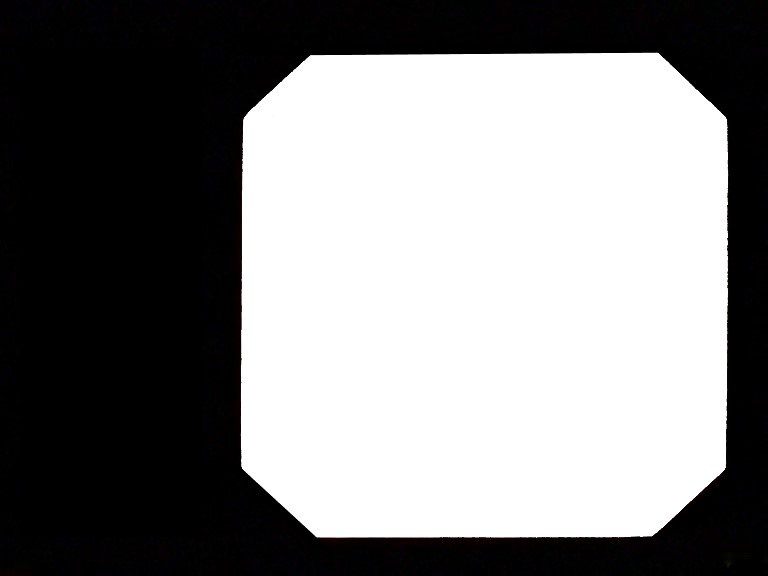
#> input picture Imagenes doc/MANUAL.jpg, 768 x 576 px, given in place of 00000.jpg, which was not available
$ python RE.py   (older library calls are emulated)
#> lines starting #> are read from the running program, lines starting #| are printed output that depends on the picture; after the words box and inside, x2 and y2 are one past the last pixel; in counts of white or black regions, pixels touching at a corner belong together; pictures that were not available may be replaced by others from this repository, and a replacement may not be noted
# -*- coding: utf-8 -*-
"""
Created on Wed Aug  7 21:59:15 2019

@author: Nataly
"""

from matplotlib import pyplot as plt
import cv2
import numpy as np
i=0
file='00000.jpg'
seg='00000_seg.jpg'
img = cv2.imread(file)
#> img is the input picture: shape (576, 768, 3); mean B, G, R 130.1, 129.9, 130.1
def tloga(img):
    img = (np.log(img+1)/(np.log(1+np.max(img))))*255
#> img: shape (576, 768, 3) float16; 49.13% of the values are NaN or infinite; the others: min 0, max 254.9, mean 24.05
    img = np.array(img,dtype=np.uint8)
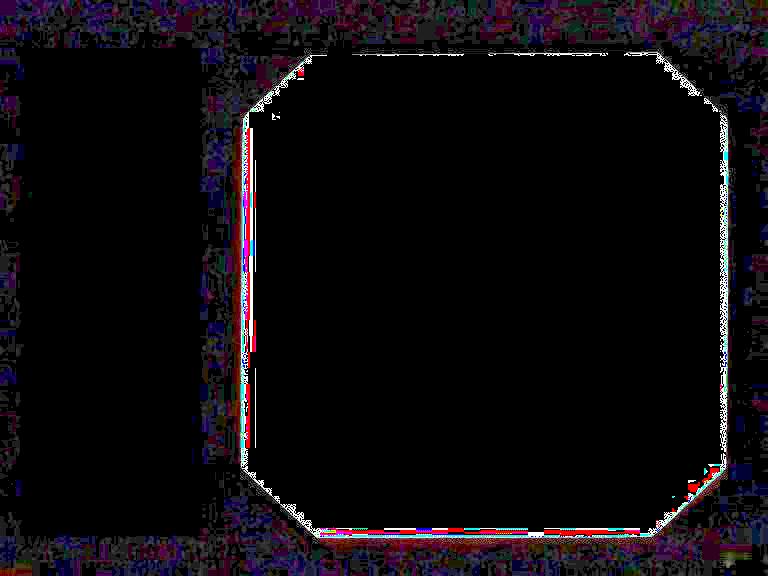
#> img: shape (576, 768, 3); mean of channels 0, 1, 2 13.3, 9.6, 13.4; drawn as B, G, R
    return img
img=tloga(img)
img=cv2.cvtColor(img, cv2.COLOR_RGB2BGR)
segima=img.copy()
imaROI=cv2.imread(seg,0)
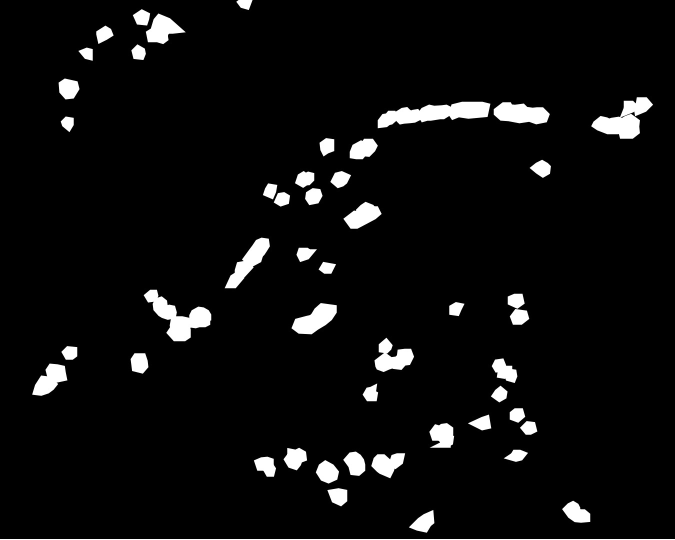
#> input picture CutRE/caracForma/00000_seg.jpg, 1349 x 1079 px, found by its file name (shown at 1/2 size)
#> imaROI is the input picture: shape (1079, 1349); min 0, max 255, mean 13.3
imaROI1=imaROI.copy()
imaROI1=imaROI*-1
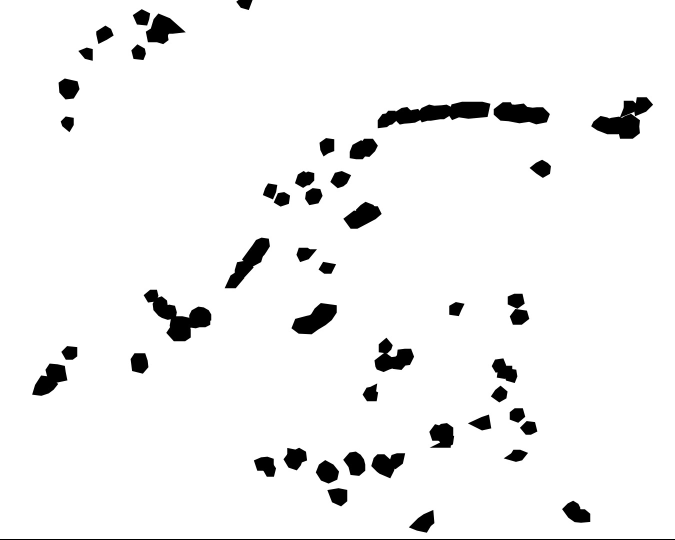
#> imaROI1: shape (1079, 1349) int16 (shown at 1/2 size); min -255, max 0, mean -13.25; drawn with min black and max white
imaROI=cv2.normalize(imaROI, None, 0, 1, norm_type=cv2.NORM_MINMAX, dtype=cv2.CV_8UC3)
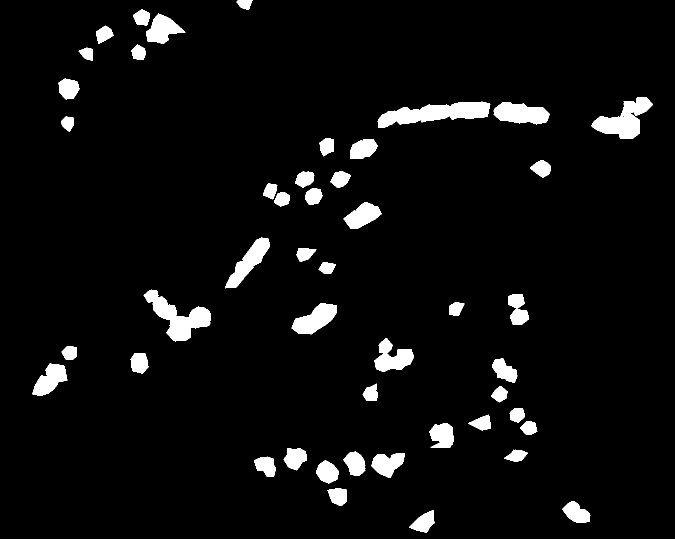
#> imaROI: shape (1079, 1349) (shown at 1/2 size); values 0 (black) and 1 (white), 5.2% white; 49 white regions, largest, box (x1, y1, x2, y2) and area: (755, 203, 981, 256) 6376, (287, 579, 422, 683) 5465, (1183, 194, 1306, 277) 4862
imaROI1=cv2.normalize(imaROI1, None, 0, 1, norm_type=cv2.NORM_MINMAX, dtype=cv2.CV_8UC3)


for z in range(3):
#> (the run stopped early here; a loop or call above may not have finished)
